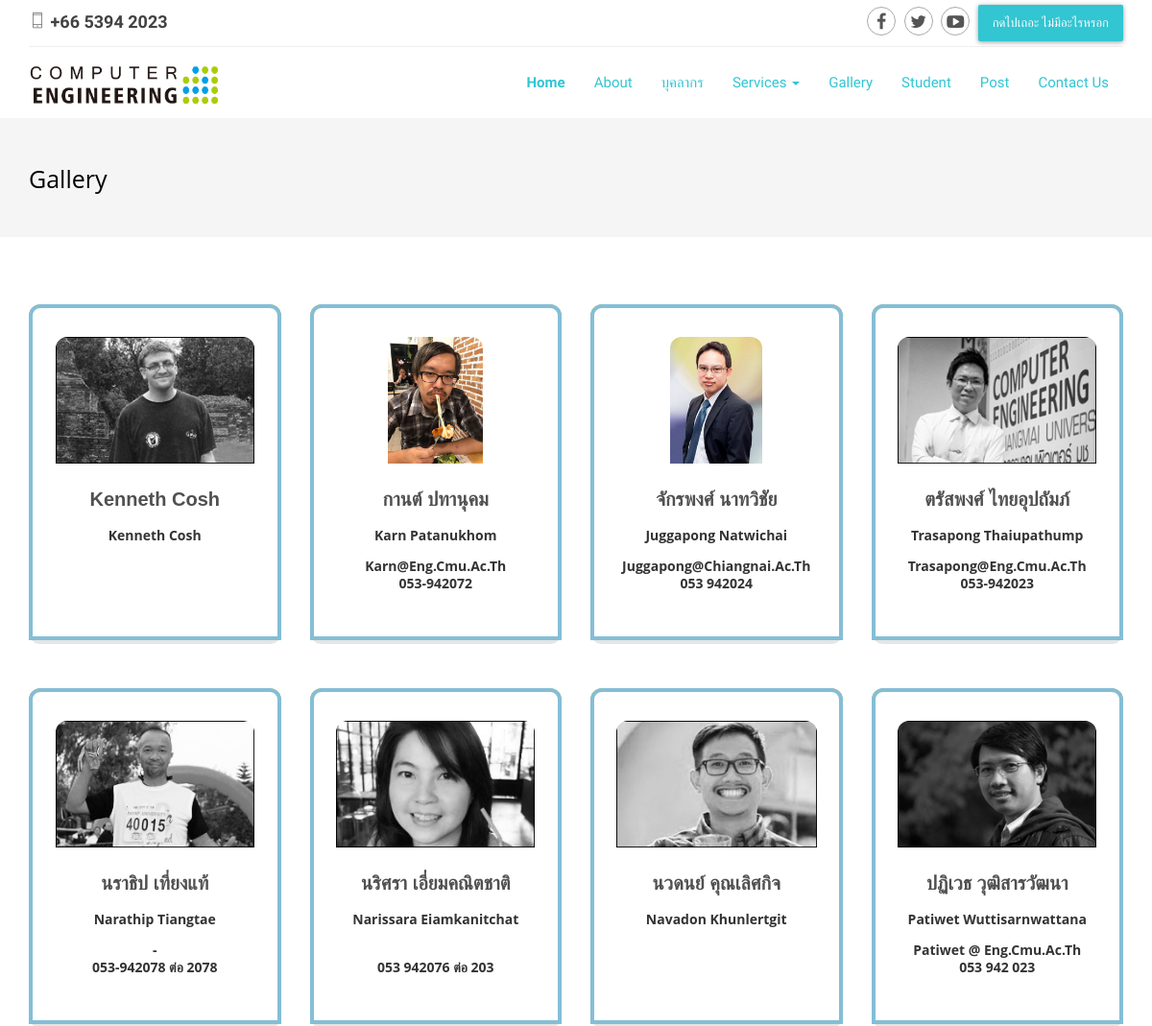
/gallery.php (upper part), run on an earlier commit of the app's database.
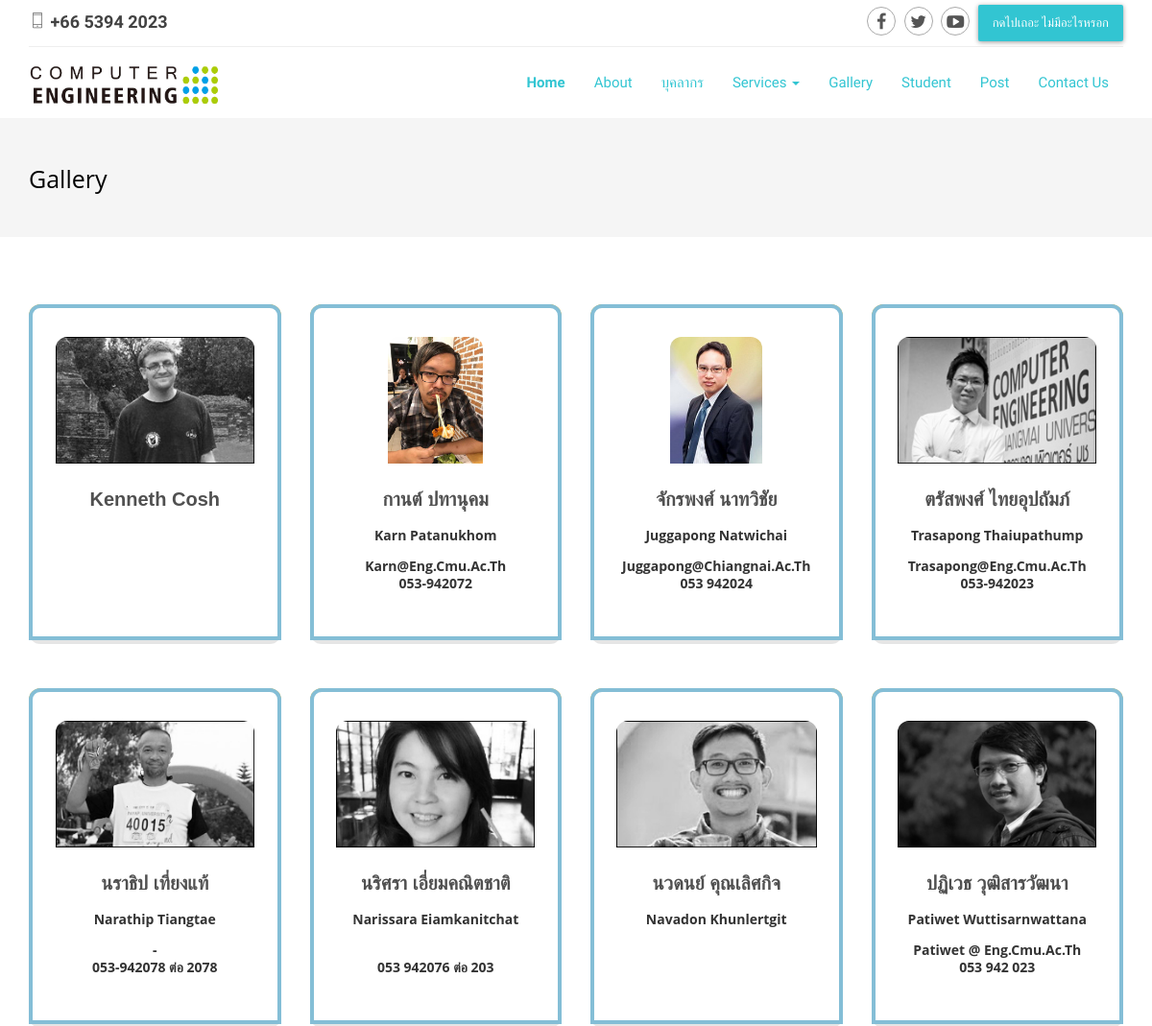
And on a later commit of the database.
### tables this page shows
CREATE TABLE `teacher` (
  `id` int(11) NOT NULL,
  `position_ENG` varchar(30) NOT NULL,
  `name_ENG` varchar(30) NOT NULL,
  `surname_ENG` varchar(30) NOT NULL,
  `position_TH` varchar(30) NOT NULL,
  `name_TH` varchar(30) NOT NULL,
  `surname_TH` varchar(30) NOT NULL,
  `graduate` text NOT NULL,
  `specialist` text NOT NULL,
  `email` varchar(30) NOT NULL,
  `phone` varchar(25) NOT NULL,
  `img` text NOT NULL
);

### gallery.php (the view, shortened to what this page needs)
<?php require_once("header.php"); ?>
<?php
	$servername = "localhost";
	$username = "root";
	$password = "";
	$dbname = "database";
	$conn = new mysqli($servername, $username, $password,$dbname);
	mysqli_set_charset($conn, "utf8");
	$sql = "SELECT * FROM teacher";
	$result = $conn->query($sql);
?>
        <div class="medical-breadcrumb">
            <div class="container">
                <div class="row">
                    <div class="col-md-6">
                        <h2>Gallery</h2>
                    </div>
                </div>
            </div>
        </div>
        <div class="divide70"></div>
        <div class="container">
            <div class="row">
				<?php while($row = $result->fetch_assoc()): ?>
					<div class="col-sm-6 col-md-3 margin20 ">
						<div class="box bg-color-1">
							<div class="box-img border-color-4 text-center">
								<div class="gallery"><a  href="teacherprofile.php?id=<?=$row["id"]?>">
									<img  src=<?=$row["img"]?> alt="image" class="img-responsive">
								</div>
								<div class="box-info">
									<br>
									<h4><a href="teacherprofile.php?id=<?=$row["id"]?>"><?=$row["name_TH"]?> <?=$row["surname_TH"]?></a></h4>
									<h5><a href="teacherprofile.php?id=<?=$row["id"]?>"><?=$row["name_ENG"]?> <?=$row["surname_ENG"]?></a></h5>
									<h5><a href="teacherprofile.php?id=<?=$row["id"]?>"><?=$row["email"]?> <br><?=$row["phone"]?></a></h5>
								</div>
							</div>
						</div>
					</div>
				<?php endwhile; ?>
            </div>
        </div>
<?php require_once("footer.php"); ?>

### header.php (shortened to what this page needs)
<!DOCTYPE html>
<html lang="en">
<head>
  <link href="bootstrap/css/bootstrap.css" rel="stylesheet">
  <link href="css/owl.carousel.css" rel="stylesheet">
  <link href="css/owl.theme.css" rel="stylesheet">
  <link href="css/flexslider.css" rel="stylesheet">
  <link href="css/animate.css" rel="stylesheet">
  <link href="css/style.css" rel="stylesheet">
  <link href="font-awesome/css/font-awesome.min.css" rel="stylesheet">
<link href="rs-plugin/css/settings.css" rel="stylesheet" type="text/css" media="screen">
<link href="css/rev-style.css" rel="stylesheet" type="text/css" media="screen">
<link href="css/medical.css" type="text/css" rel="stylesheet">
</head>
<body>
  <div class="container">
    <div class="top-bar">
        <div class="row">
            <div class="col-md-7 hidden-xs hidden-sm">
                <span><i class="pe-7s-phone"></i> +66  5394 2023</span>
            </div>
            <div class="col-md-5 text-right">
                <div class="top-bar-right">
                    <a href="https://www.facebook.com/ComputerEngineeringCMU" target="_blank" class="social-icon-sm si-border-round si-facebook">
                        <i class="fa fa-facebook"></i>
                    </a>
                    <a href="https://twitter.com/cpecmu" target="_blank" class="social-icon-sm si-border-round si-twitter">
                        <i class="fa fa-twitter"></i>
                    </a>
                    <a href="https://www.youtube.com/user/CPECMU" target="_blank" class="social-icon-sm si-border-round si-g-plus">
                        <i class="fa fa-youtube-play"></i>
                    </a>
                    <a href="administrator.php" class="appointment">กดไปเถอะ ไม่มีอะไรหรอก</a>
                </div>
            </div>
        </div>
    </div>
  </div>
  <nav class="navbar navbar-default navbar-static-top">
    <div class="container">
        <div class="navbar-header">
            <a class="navbar-brand" href="#"><img src="img/cpehead-logo.png" alt="KAREE" width="180"></a>
        </div>
        <div id="navbar" class="navbar-collapse collapse">
            <ul class="nav navbar-nav navbar-right">
                <li class="active"><a href="index.php">Home</a></li>
                <li><a href="about.php">About</a></li>
                <li><a href="facultyStaff.php">บุคลากร</a></li>
                <li class="dropdown">
                    <a href="#" class="dropdown-toggle" data-toggle="dropdown" role="button" aria-haspopup="true" aria-expanded="false">Services <span class="caret"></span></a>
                </li>
                <li><a href="gallery.php">Gallery</a></li>
                <li><a href="studentIndex.php">Student</a></li>
                <li><a href="post.php">Post</a></li>
                <li><a href="contact.php">Contact us</a></li>
            </ul>
        </div>
    </div>
  </nav>

### footer.php (shortened to what this page needs)
    </body>
</html>

### css/medical.css (style rules this page uses)
body { -webkit-font-smoothing: antialiased; -webkit-text-size-adjust: 100%; -ms-text-size-adjust: 100%; font-family: "Source Sans Pro", sans-serif; color: #424242; font-size: 14px; font-weight: 400; line-height: 24px; background-color: #fff; }
*, *:before, *:after { -webkit-box-sizing: border-box; -moz-box-sizing: border-box; box-sizing: border-box; }
a { color: #333; -moz-transition: all 200ms ease-in; -o-transition: all 200ms ease-in; -webkit-transition: all 200ms ease-in; transition: all 200ms ease-in; }
h1, h2, h3, h4, h5, h6 { color: #060606; font-weight: 700; margin: 0; }
h2 { font-size: 2.6em; font-weight: 700; line-height: 42px; margin: 0 0 32px 0; }
h4 { font-size: 1.4em; font-weight: 700; letter-spacing: normal; line-height: 27px; margin: 0 0 14px 0; }
h5 { font-size: 1em; font-weight: 700; letter-spacing: normal; line-height: 18px; margin: 0 0 14px 0; }
.divide70 { width: 100%; height: 70px; }
.margin20 { margin-bottom: 20px; }
.top-bar { padding: 5px 0; border-bottom: 1px solid #eee; }
.top-bar a { display: inline-block; vertical-align: middle; }
.top-bar span { display: block; line-height: 35px; font-size: 18px; font-weight: 700; }
.appointment { color: #fff; padding: 4px 15px; line-height: 30px; vertical-align: middle; background-color: #32c5d2; display: inline-block; width: auto; height: auto; -webkit-border-radius: 2px; -moz-border-radius: 2px; -ms-border-radius: 2px; border-radius: 2px; -webkit-box-shadow: 0px 1px 5px rgba(0, 0, 0, 0.4); -moz-box-shadow: 0px 1px 5px rgba(0, 0, 0, 0.4); -ms-box-shadow: 0px 1px 5px rgba(0, 0, 0, 0.4); box-shadow: 0px 1px 5px rgba(0, 0, 0, 0.4); border: 0px; font-size: 13px; text-transform: uppercase; }
.navbar-default { background-color: #fff; border-bottom: 2px solid #f5f5f5; margin: 0px; padding: 12px 0; }
.navbar-default .navbar-nav > li > a { color: #32c5d2; text-transform: capitalize; font-weight: 400; font-size: 15px; }
.navbar-default .navbar-nav > .active > a, .navbar-default .navbar-nav > .active > a:focus, .navbar-default .navbar-nav > .active > a:hover { color: #32c5d2; background-color: transparent; font-weight: 700; }
.social-icon-sm { margin: 0 5px 5px 0; width: 30px; height: 30px; font-size: 18px; line-height: 30px !important; color: #555; text-shadow: none; border-radius: 3px; overflow: hidden; display: inline-block; text-align: center; border: 1px solid #AAA; target: _blank; }
.social-icon-sm i { display: block; -moz-transition: all 0.3s ease; -o-transition: all 0.3s ease; -webkit-transition: all 0.3s ease; transition: all 0.3s ease; line-height: 30px; position: relative; }
.si-border-round { -webkit-border-radius: 50%; -moz-border-radius: 50%; -ms-border-radius: 50%; border-radius: 50%; }
.medical-breadcrumb { padding: 40px 0; background-color: #f5f5f5; }
.medical-breadcrumb h2 { color: #000; margin: 0px; font-size: 25px; text-transform: capitalize; font-weight: 400; }
.gallery { position: relative; overflow: hidden; }

What changed in the data, as far as the page shows it:
changed teacher "Kenneth": name_ENG "Kenneth" → (not shown); surname_ENG "Cosh" → (not shown)
